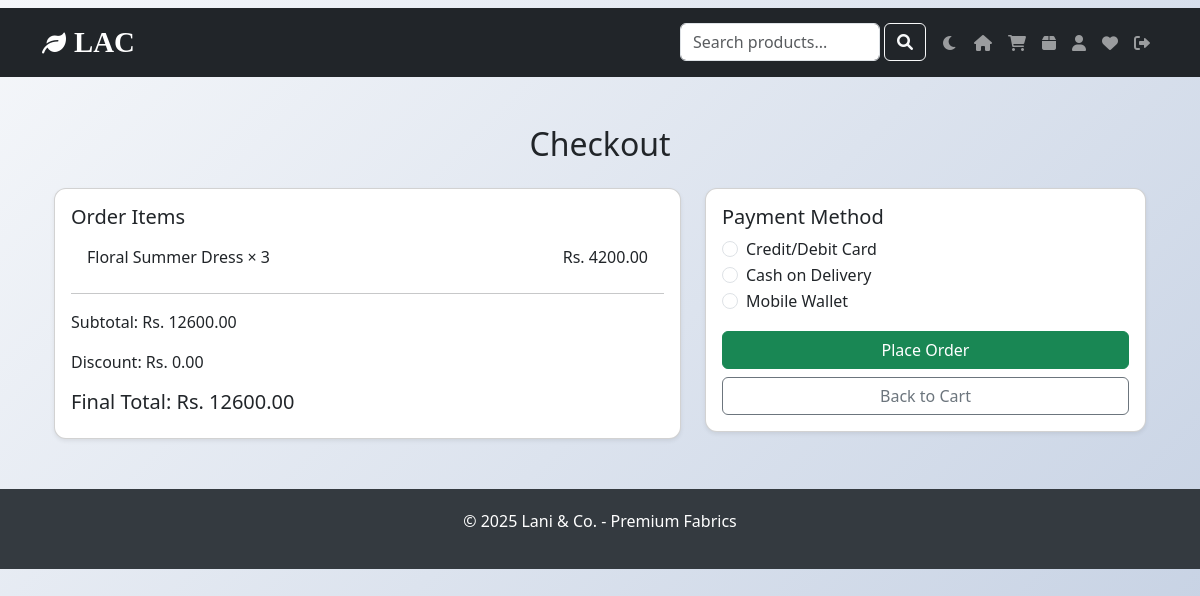
/shop/checkout/ (signed in), run on the app's committed database.
### shop/models.py (models this page shows, shortened)
class Cart(models.Model):
    user = models.ForeignKey(User, on_delete=models.CASCADE)
    product = models.ForeignKey(Product, on_delete=models.CASCADE)
    quantity = models.IntegerField(default=1)

class Product(models.Model):
    name = models.CharField(max_length=100)
    price = models.FloatField()
    category = models.ForeignKey(Category, on_delete=models.CASCADE)
    description = models.TextField(blank=True)
    image_filename = models.CharField(max_length=200, blank=True, null=True)   # static image
    is_latest = models.BooleanField(default=False)                             # admin‑controlled

### shop/views.py (the view)
# urls.py: path('checkout/', views.checkout, name='checkout'),
@login_required
def checkout(request):
    cart_items = Cart.objects.filter(user=request.user)
    total = sum(item.product.price * item.quantity for item in cart_items)
    is_first_order = not Order.objects.filter(user=request.user).exists()
    discount = total * 0.10 if is_first_order else 0
    final_total = total - discount
    return render(request, 'payment_options.html', {
        'cart_items': cart_items,
        'total': total,
        'discount': discount,
        'final_total': final_total,
    })

### shop/templates/payment_options.html (shortened to what this page needs)
{% extends 'base.html' %}
{% load static %}
{% block content %}
<div class="container my-5">
    <h2 class="text-center mb-4">Checkout</h2>
    <div class="row">
        <div class="col-md-7">
            <div class="card shadow-sm">
                <div class="card-body">
                    <h5>Order Items</h5>
                    <ul class="list-group list-group-flush">
                        {% for item in cart_items %}
                        <li class="list-group-item d-flex justify-content-between align-items-center">
                            {{ item.product.name }} × {{ item.quantity }}
                            <span>Rs. {{ item.product.price|floatformat:2 }}</span>
                        </li>
                        {% endfor %}
                    </ul>
                    <hr>
                    <p>Subtotal: Rs. {{ total|floatformat:2 }}</p>
                    <p>Discount: Rs. {{ discount|floatformat:2 }}</p>
                    <h5>Final Total: Rs. {{ final_total|floatformat:2 }}</h5>
                </div>
            </div>
        </div>
        <div class="col-md-5">
            <div class="card shadow-sm">
                <div class="card-body">
                    <h5>Payment Method</h5>
                    <form method="POST" action="{% url 'place_order' %}">
                        <div class="form-check">
                            <input class="form-check-input" type="radio" name="payment_method" value="Card" id="card" required>
                            <label class="form-check-label" for="card">Credit/Debit Card</label>
                        </div>
                        <div class="form-check">
                            <input class="form-check-input" type="radio" name="payment_method" value="COD" id="cod">
                            <label class="form-check-label" for="cod">Cash on Delivery</label>
                        </div>
                        <div class="form-check">
                            <input class="form-check-input" type="radio" name="payment_method" value="Wallet" id="wallet">
                            <label class="form-check-label" for="wallet">Mobile Wallet</label>
                        </div>
                        <button type="submit" class="btn btn-success w-100 mt-3">Place Order</button>
                    </form>
                    <a href="{% url 'cart' %}" class="btn btn-outline-secondary w-100 mt-2">Back to Cart</a>
                </div>
            </div>
        </div>
    </div>
</div>
{% endblock %}

### shop/templates/base.html (style rules this page uses)
body { background: linear-gradient(135deg, #f5f7fa 0%, #c3cfe2 100%); min-height: 100vh; transition: background 0.3s, color 0.3s; }
.card { border-radius: 12px; }
.btn { position: relative; overflow: hidden; transition: background 0.3s, transform 0.2s; }

### data on the page
Cart: product.name "Floral Summer Dress", quantity "3", product.price "4200.00"

### other printed values
{{ total|floatformat:2 }} "12600.00"
{{ discount|floatformat:2 }} "0.00"
{{ final_total|floatformat:2 }} "12600.00"
